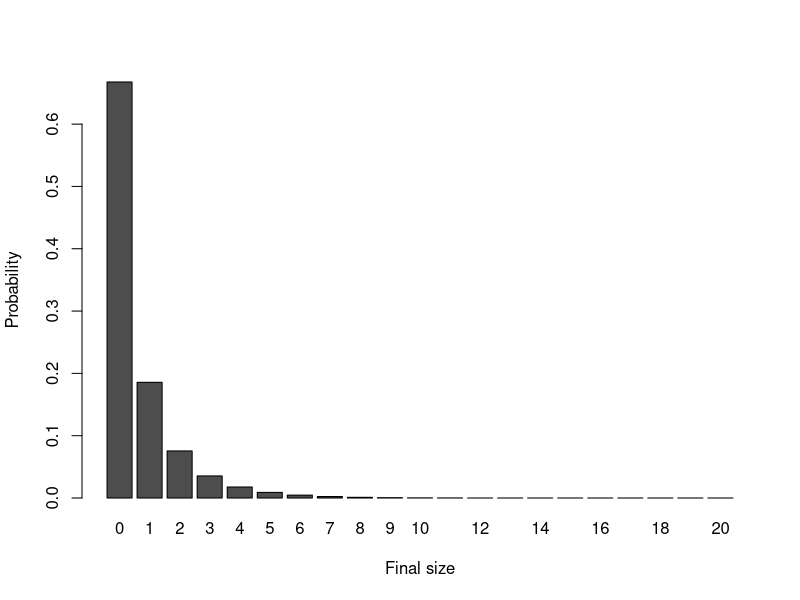
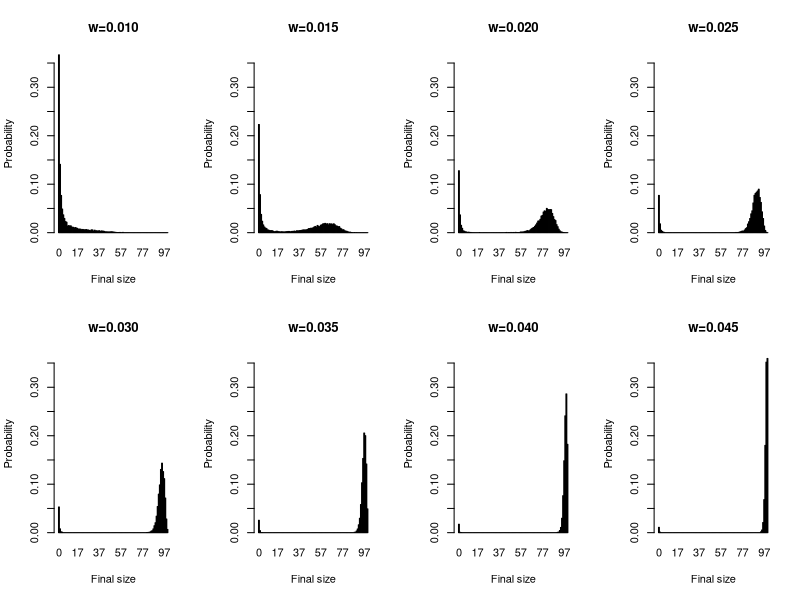
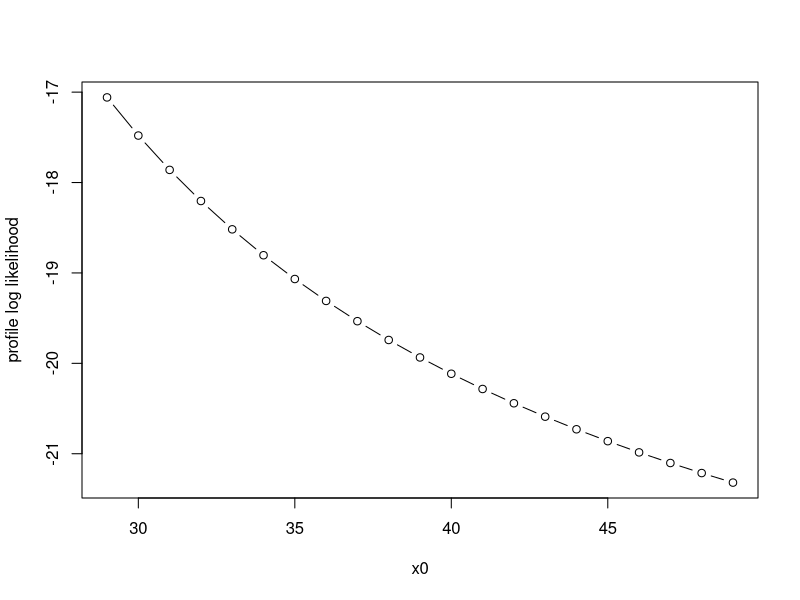
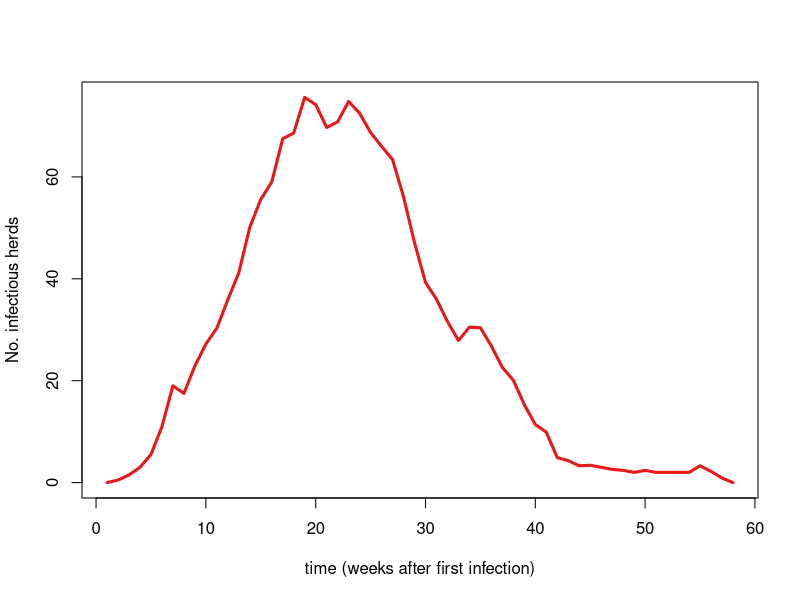
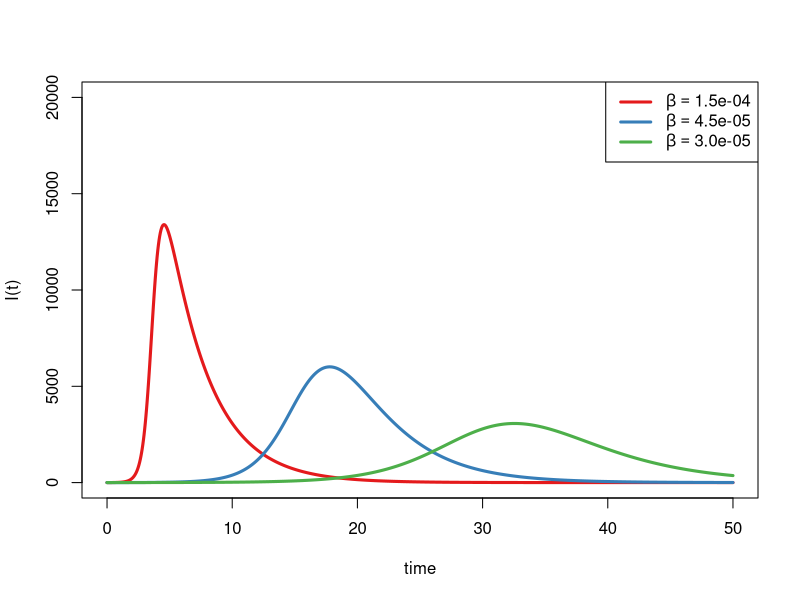
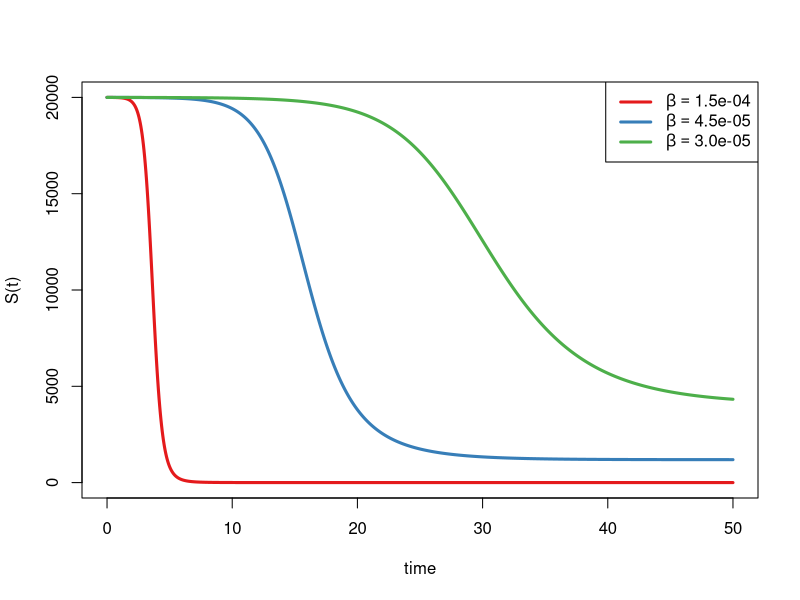
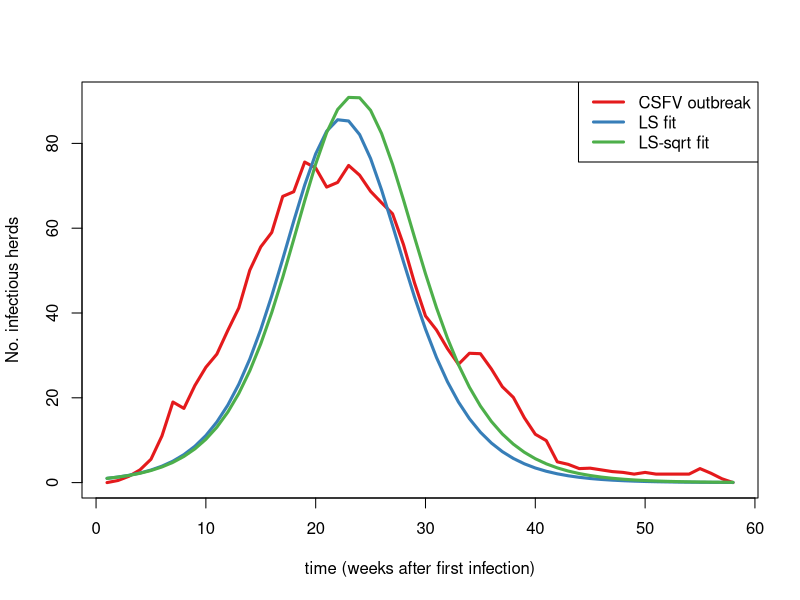
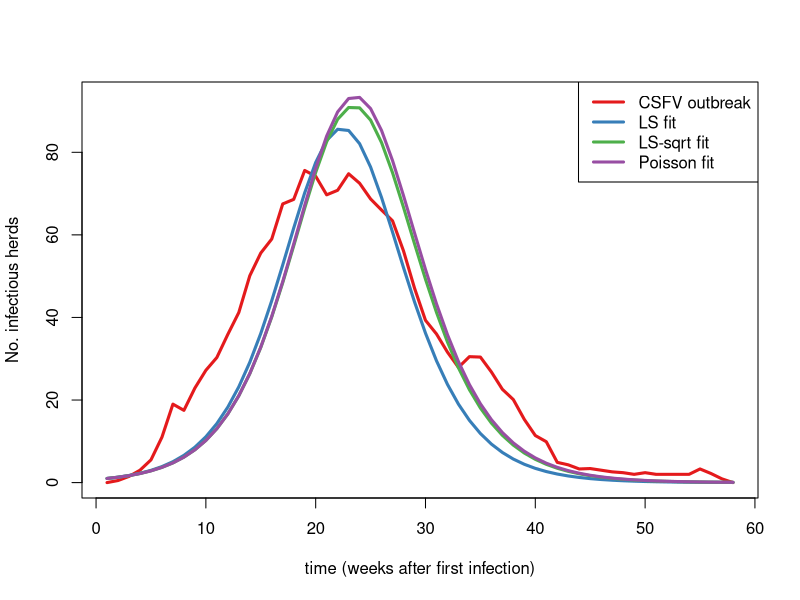

Recreate these plots in R, in order.
## ----echo=FALSE,results='hide',message=FALSE----------------------------------
######################################################################
### Author: Michael Höhle <http://www.math.su.se/~hoehle>
### Course: The Mathematics and Statistics of Infectious Disease Outbreaks
###         (MT3002 - Summer 2020) at the Department of Mathematics,
###         Stockholm University.
###         (https://kurser.math.su.se/course/view.php?id=911)
###         given by Tom Britton and Michael Höhle
###    
### License:
### This work is licensed under a <a rel="license"
### href="http://creativecommons.org/licenses/by-sa/4.0/">Creative Commons
### Attribution-ShareAlike 4.0 International License</a>.
###
### Description:
###  Rnw File for lecture 2
###
### History:
###  -- 10 Jun 2020 file created 
######################################################################

options(width=100)
set.seed(123)
library(tidyverse)
library(RColorBrewer)


## -----------------------------------------------------------------------------
######################################################################
#Laplace transform of stoch. variable X=c=1
######################################################################
Lc <- function(theta) {
 return(exp(-theta*1))
}

#############################################################################
# Find final sizes of Reed Frost chain binomial model by sampling from
# it. 
#
# Parameters:
#  n - Initial number of susceptible
#  m - Initial infected
#  w - contact probability, c.f. Britton2000 p.4
#  samples - number of RF processes to sample.
#
# Note:
# The sampling function is a vector version sampling from all processes
# simultaneously. Ceased processes continue running, and their NA's
# are taken care of.
#############################################################################

fsize.RF <- function(n, m, w, samples) {
  #Initial susceptible
  xj <- matrix(data=n,nrow=samples,ncol=1) 
  #Initial infectives
  yj <- matrix(data=m,nrow=samples,ncol=1) 

  #Loop over all (samples) simulations until they all are ceased.
  while (sum(yj>0) & sum(xj>0)) {
    #Sample from all processes concurrently
    yj <- ifelse(xj > 0, rbinom(samples, xj, 1-(1-w)^yj), 0)
    #Update all xj
    xj <- xj - yj
  }
  #Done 
  return(n-xj) 
}

##################################################################  
# Calculate distribution of final size of standard SIR epidemic.
# C.f. Theorem 2.2.
#
# Parameters:
#   n - population size
#   m - initial number of infectious
#   lambda - transmission parameter
#   phi - Laplace transform of the stoch. var. I
#
# Note:  When n becomes large (n>35-40 in Fig 2.2 example the
#        solve command doesn't work anymore, coz of near singular
#        matrix. More stable implementation is necessary.
#
# Example:
#  Pfinal <- fsize.SIR(35,1,1.5,Lc)
##################################################################  

fsize.SIR <- function(n,m,lambda,phi) {
  #Declare matrices in linear eqn. system Ax=b.
  #Note: size+1 since we also include index 0.
  A <- matrix(data=0,nrow=n+1,ncol=n+1)
  b <- matrix(data=NA,nrow=n+1,ncol=1)

  #Fill them according to Theorem 2.2 in Britton 2000.
  for (l in 0:n) {
    for (k in 0:l) {
    A[l+1,k+1] <- choose(n-k,l-k) / (phi(lambda*(n-l)/n)^(k+m))
    }
    b[l+1] <- choose(n,l)
    #Process indicitor if slow: print(l)
  }
  #Solve the linear equation system. Note: A can be near singular if n
  #is large. Numerical improvement?
  #In R: Use  Pfinal <- forwardsolve(A,b), which gives a little more
  #stability
  Pfinal <- solve(A,b)
  # Done
  return(Pfinal)
}


fsize.hist <- function(n=50,m=1,lambda=1.5,samples=10000,ylim=NULL,plot=TRUE, title=TRUE) {
  #RF by simulation, note q=exp(-lambda/(n)) is the avoidance probability. w=1-q.
  if (n>30) {
    cat("Sample size too large. Using simulation.\n")
    f1 <- fsize.RF(n, m, 1 - exp(-lambda/(n)),samples)
    f2 <- table(factor(f1,levels=0:n))/length(f1)
  } else {
    #Use exact method
    f2 <- fsize.SIR(n,m,lambda,Lc)
  }

  
  #Plot the two for comparison. Note: We plot Z, the final
  #size and not Z+1 as in Fig 2.2
  if (plot) {
      if(title){
    barplot(t(f2),main=paste("w=",sprintf("%.3f",1-exp(-lambda/n)),sep=""),xlab="Final size",names.arg=0:n,ylab="Probability",ylim=ylim)
}
      else{
    barplot(t(f2),main="",xlab="Final size",names.arg=0:n,ylab="Probability",ylim=ylim)
}
      
}
  #Done
  invisible(as.numeric(f2))
}


## -----------------------------------------------------------------------------
#Figure for the presentation
n <- 20
w <- 0.02


## ----fig.width=7,fig.height=3.5-----------------------------------------------
lambdas <- -n*log(1-w)
#lambdas <- seq(0.6,4.32,length=8)
#w <- 1-exp(-lambdas/n) ; lambdas <- -log(1-0.25)*n

maxpmf <- max(sapply(lambdas, function(lambda) {
  max(fsize.hist(n=n,m=1,lambda=lambda,samples=10000,plot=FALSE))
}))

#par(mfrow=c(2,4))
invisible(sapply(lambdas, function(lambda) {
  fsize.hist(n=n,m=1,lambda=lambda,samples=10000,ylim=c(0,maxpmf),plot=TRUE, title=FALSE)
}))



## -----------------------------------------------------------------------------
n <- 100
w <- seq(0.01, 0.045, length=8)
lambdas <- -n*log(1-w)
#lambdas <- seq(1.0,4.0,length=8)
maxpmf <- max(sapply(lambdas, function(lambda) {
  max(fsize.hist(n=n,m=1,lambda=lambda,samples=10000,plot=FALSE))
}))

par(mfrow=c(2,4))
invisible(sapply(lambdas, function(lambda) {
  fsize.hist(n=n,m=1,lambda=lambda,samples=10000,ylim=c(0,maxpmf),plot=TRUE)
}))



## ----echo=TRUE, code = capture.output(dump('fsize.RF', ''))-------------------


## ----echo=TRUE,results='markup',tidy=FALSE------------------------------------
######################################################################
# Likelihood function for the Reed-Frost model
#
# Parameters:
#  w.logit - logit(w) to have unrestricted parameter space
#  x       - vector containing the number of susceptibles at each time
#  y       - vector containing the number of infectious   at each time
#
######################################################################

l <- function(w.logit,x,y) {
  if (length(x) != length(y)) { stop("x and y need to be the same length") }
  K <- length(x)
  w <- plogis(w.logit)
  p <- 1 - (1-w)^y
  return(sum(dbinom( y[-1], size=x[-K], prob=p[-K],log=TRUE)))
}

# Epidemic D in Table 4.1 of Daley and Gani (1999), assuming all susceptibles got infected
y <- c(1, 4, 14, 10, 1, 0)
x <- numeric(length(y))
x[1] <- sum(y[-1])
x[2:length(x)] <- x[1]-cumsum(y[-length(y)])

mle <- optim(par=0,fn=l,method="BFGS",x=x,y=y,control=list(fnscale=-1),hessian=TRUE)
# Maximum likelihood estimator
(w.hat <- plogis(mle$par))

## ----echo=FALSE, results="hide"-----------------------------------------------
# 95% confidence interval
(w.95ci <- plogis( mle$par + c(-1,1)*qnorm(0.975)* sqrt(-1/as.vector(mle$hess))))


## ----fig.align="center"-------------------------------------------------------
x0 <- seq(sum(y[-1]), sum(y[-1])+20, 1)
w.hat <- numeric(length(x0))
log.lik <- numeric(length(x0))
for(i in 1:length(x0)){
    x[1] <- x0[i]
    x[2:length(x)] <- x[1]-cumsum(y[-length(y)])
    
    mle <- optim(par=0,fn=l,method="BFGS",x=x,y=y,control=list(fnscale=-1),hessian=TRUE)
    w.hat[i] <- plogis(mle$par)
    log.lik[i] <- mle$value
}

par(mfrow=c(1,1))
plot(x0, log.lik, type="b", ylab="profile log likelihood", axes=TRUE)


## ----fig.width=7,fig.height=4.5-----------------------------------------------

csfv <- read.table("Data/csfv.txt",col.names=c("t","I"))
pal <- brewer.pal(3,"Set1")
plot(csfv$t,csfv$I,lwd=3,type="l",lty=1,ylab="No. infectious herds",xlab="time (weeks after first infection)",col=pal[1])



## ----echo=FALSE, results="hide"-----------------------------------------------
# Load pkg.
suppressPackageStartupMessages(library(deSolve))


## ----SIRDIFF------------------------------------------------------------------
##############################################################################
# Function to compute the derivative of the ODE system
#
#  t - time
#  y - current state vector of the ODE at time t
#  parms - Parameter vector used by the ODE system
#
# Returns:
#  list containing dS(t)/dt and dI(t)/dt
##############################################################################

sir <- function(t,y, parms) {
  beta <- parms[1]
  gamma <- parms[2]
  S <- y[1]
  I <- y[2]
  return(list(c(S=-beta*S*I,I=beta*S*I-gamma*I)))
}


## -----------------------------------------------------------------------------

gamma <- 0.3
## beta.grid <- c(0.001,0.00005, 0.00003)
beta.grid <- c(1.5e-04, 4.5e-05, 3.0e-05)
N <- 20000
times <- seq(0,50,length=1000)

#R0 for the 3 examples
(R0 <- beta.grid*N/gamma)


## ----fig.width=7,fig.height=4.5-----------------------------------------------
I <- sapply(beta.grid, function(beta) {
  lsoda(y=c(N-1,1), times=times, func=sir,parms=c(beta,gamma))[,3]
})
pal <- brewer.pal(length(beta.grid),"Set1")
matplot(times,I,type="l",lwd=3,lty=1,col=pal,xlab="time",ylab="I(t)", ylim=c(0, N))
#legend(x="topright",paste("beta=",sprintf("%.5f",beta.grid),sep=""),lty=1,lwd=3,col=pal)
#Expressions in the legend
beta.grid.str <- format(beta.grid, scientific=TRUE)
leg <- c(as.expression(substitute(beta==val,list(val=beta.grid.str[1]))),as.expression(substitute(beta==val,list(val=beta.grid.str[2]))),as.expression(substitute(beta==val,list(val=beta.grid.str[3]))))
legend(x="topright",legend=leg,lty=1,lwd=3,col=pal)



## ----fig.width=7,fig.height=4.5, fig.align="center"---------------------------
S <- sapply(beta.grid, function(beta) {
  lsoda(y=c(N-1,1), times=times, func=sir,parms=c(beta,gamma))[,2]
})
pal <- brewer.pal(length(beta.grid),"Set1")
matplot(times,S,type="l",lwd=3,lty=1,col=pal,xlab="time",ylab="S(t)")
legend(x="topright",legend=leg,lty=1,lwd=3,col=pal)


## ----echo=FALSE---------------------------------------------------------------

N <- 21500
#sumy <- sum(csfv$I)
sumy <- 429
f <- sumy/N
R0 <- -log(1-f)/f



## ----echo=TRUE----------------------------------------------------------------
##############################################################################
# Function to compute the derivative of the ODE system
#
#  t - time
#  y - current state vector of the ODE at time t
#  parms - Parameter vector used by the ODE system
#
# Returns:
#  list containing dS(t)/dt and dI(t)/dt
##############################################################################

sir <- function(t,y, parms) {
  beta <- parms[1]
  gamma <- parms[2]
  S <- y[1]
  I <- y[2]
  return(list(c(S=-beta*S*I,I=beta*S*I-gamma*I)))
}



## ----echo=TRUE----------------------------------------------------------------
######################################################################
#Least-squares fit
######################################################################

ll.gauss <- function(theta, take.sqrt=FALSE) {
  #Solve ODE using the parameter vector theta
  res <- lsoda(y=c(N-1,1), times=csfv$t, func=sir, parms=exp(theta))
  #Squared difference?
  if (take.sqrt==FALSE) {
    return(sum(dnorm(csfv$I,mean=res[,3],sd=1,log=TRUE)))
  } else { 
    return(sum(dnorm(sqrt(csfv$I),mean=sqrt(abs(res[,3])),sd=1,log=TRUE)))
  }
}


## ----echo=TRUE----------------------------------------------------------------
#Determine MLE
N <- 21500
mle <- optim(log(c(0.00002,3)), fn=ll.gauss,control=list(fnscale=-1))

#Show estimates and resulting R0 estimate
beta.hat <- exp(mle$par)[1]
gamma.hat <- exp(mle$par)[2]
R0.hat <- beta.hat*N/gamma.hat


## ----echo=TRUE, results="show"------------------------------------------------
mu <- lsoda(y=c(N-1,1), times=csfv$t, func=sir,parms=exp(mle$par))
head(mu, n=3)


## ----echo=FALSE---------------------------------------------------------------
mle2 <- optim(log(c(0.00002,3)), fn=ll.gauss, take.sqrt=TRUE, control=list(fnscale=-1))
beta.hat2 <- exp(mle2$par)[1]
gamma.hat2 <- exp(mle2$par)[2]
R0.hat2 <- beta.hat2*N/gamma.hat2
mu2 <- lsoda(y=c(N,1), times=csfv$t, func=sir,parms=exp(mle2$par))


## ----fig.width=7,fig.height=4.0, fig.align="center"---------------------------
pal <- brewer.pal(4,"Set1")
matplot(mu[,1],cbind(csfv$I,mu[,3],mu2[,3]),type="l",lwd=3,lty=1,ylab="No. infectious herds",xlab="time (weeks after first infection)",col=pal)
legend(x="topright",c("CSFV outbreak","LS fit", "LS-sqrt fit"), lty=1,col=pal,lwd=3)


## ----echo=FALSE, warning=FALSE------------------------------------------------
######################################################################
# Poisson likelihood
######################################################################

ll.pois <- function(theta) {
  #Solve ODE using the parameter vector theta
  res <- lsoda(y=c(N-1,1), times=csfv$t, func=sir, parms=exp(theta))
  #Poisson likelihood
  return(sum(dpois(round(csfv$I),lambda=res[,3],log=TRUE)))
}

#Determine MLE
mle <- optim(mle$par, fn=ll.pois,control=list(fnscale=-1))

#Show results
(beta.hat <- exp(mle$par)[1])
(gamma.hat <- exp(mle$par)[2])
(R0.hat <- beta.hat*N/gamma.hat)
muP <- lsoda(y=c(N-1,1), times=csfv$t, func=sir,parms=exp(mle$par))

## ----fig.width=7,fig.height=4.0-----------------------------------------------
matplot(mu[,1],cbind(csfv$I,mu[,3],mu2[,3], muP[,3]),type="l",lwd=3,lty=1,ylab="No. infectious herds",xlab="time (weeks after first infection)",col=pal)
legend(x="topright",c("CSFV outbreak","LS fit", "LS-sqrt fit", "Poisson fit"),lty=1,col=pal,lwd=3)


## ----echo=FALSE,eval=FALSE----------------------------------------------------
## #Estimate R0 from final size data
## f <- 429/N
## (R0.hat.finalsize <- -log(1-f)/f)


## ----cache=TRUE---------------------------------------------------------------
######################################################################
# Simulate simple SIR model using the Gillespie-Algorithm
#
# Params:
#  T - max time
#  lambda - transmission rate
#  gamma - recovery rate (mu(X) = d*X) 
#  n - initial number of susceptibles. Always initially one infective
#  m - initial number of infectives
######################################################################

rSIR <- function(T,beta,gamma,n,m) {
  #Initialize (x= number of susceptibles)
  t <- 0
  x <- n
  y <- m

  #Possible events
  eventLevels <- c("S->I","I->R")
  #Initialize result
  events <- data.frame(t=t,x=x,y=y,event=NA)
  #Loop until we are past time T
  while (t < T & (y>0)) {
      #Draw the waiting type for each possible event
      wait <-  rexp(2,c("S->I"=beta*x*y,"I->R"=gamma*y))
      #Which event occurs first
      i <- which.min(wait)
      #Advance Time
      t <- t+wait[i]
      #Update population according to the eventy type
      if (eventLevels[i]=="S->I") { x <- x-1 ; y <- y+1}
      if (eventLevels[i]=="I->R") { y <- y-1 }
      #Store result
      events <- rbind(events,c(t,x,y,i))
  }
  #Recode event type and return
  events$event <- factor(eventLevels[events$event], levels=eventLevels)
  return(events)
}

##Select parameters as in the example
beta <- 0.01
gamma <- 0.5
S0 <- 100
(R0 <- beta*S0/gamma)
T <- 500
nSim <- 10
#Do a few simulations
set.seed(124)
trajs <- lapply( 1:nSim, function (x) {
    rSIR(T,beta=beta,gamma=gamma,n=S0,m=1)
})


## -----------------------------------------------------------------------------
for (i in 1:length(trajs)) {
    plotf <- if (i==1) plot else lines
    plotf(trajs[[i]]$t,trajs[[i]]$x,type="s",ylim=c(0,S0),xlab="Time",ylab="Susceptibles")
    #lines(c(trajs[[i]]$t[nrow(trajs[[i]])],1e99),rep(trajs[[1]]$x[nrow(trajs[[i]])],2))
    points(trajs[[i]]$t[nrow(trajs[[i]])],trajs[[i]]$x[nrow(trajs[[i]])],cex=1,pch=20)
}


## ----echo=TRUE, code = capture.output(dump('rSIR', ''))-----------------------
